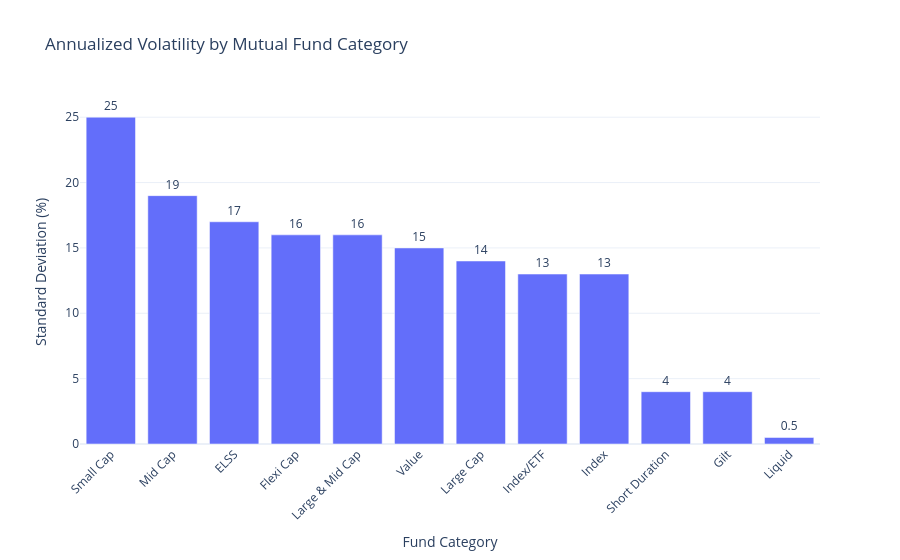

Notebook cell for this chart:
### Code cell
risk_plot = risk_analysis.reset_index()

fig = px.bar(
    risk_plot.sort_values('std_dev_ann_pct', ascending=False),
    x='category',
    y='std_dev_ann_pct',
    text='std_dev_ann_pct',
    title='Annualized Volatility by Mutual Fund Category',
    labels={
        'category': 'Fund Category',
        'std_dev_ann_pct': 'Standard Deviation (%)'
    }
)

fig.update_traces(textposition='outside')

fig.update_layout(
    template='plotly_white',
    xaxis_tickangle=-45
)

fig.show()

### Figure 1 — Plotly figure (JSON) as saved in the notebook; plotly's stock layout.template omitted (floating-point values rounded to 4 significant figures)
{"data": [{"hovertemplate": "Fund Category=%{x}<br>Standard Deviation (%)=%{text}<extra></extra>", "legendgroup": "", "marker": {"color": "#636efa", "pattern": {"shape": ""}}, "name": "", "orientation": "v", "showlegend": false, "text": [25.0, 19.0, 17.0, 16.0, 16.0, 15.0, 14.0, 13.0, 13.0, 4.0, 4.0, 0.5], "textposition": "outside", "type": "bar", "x": ["Small Cap", "Mid Cap", "ELSS", "Flexi Cap", "Large & Mid Cap", "Value", "Large Cap", "Index/ETF", "Index", "Short Duration", "Gilt", "Liquid"], "xaxis": "x", "y": [25.0, 19.0, 17.0, 16.0, 16.0, 15.0, 14.0, 13.0, 13.0, 4.0, 4.0, 0.5], "yaxis": "y"}], "layout": {"barmode": "relative", "legend": {"tracegroupgap": 0}, "title": {"text": "Annualized Volatility by Mutual Fund Category"}, "xaxis": {"anchor": "y", "domain": [0, 1], "tickangle": -45, "title": {"text": "Fund Category"}}, "yaxis": {"anchor": "x", "domain": [0, 1], "title": {"text": "Standard Deviation (%)"}}}}
